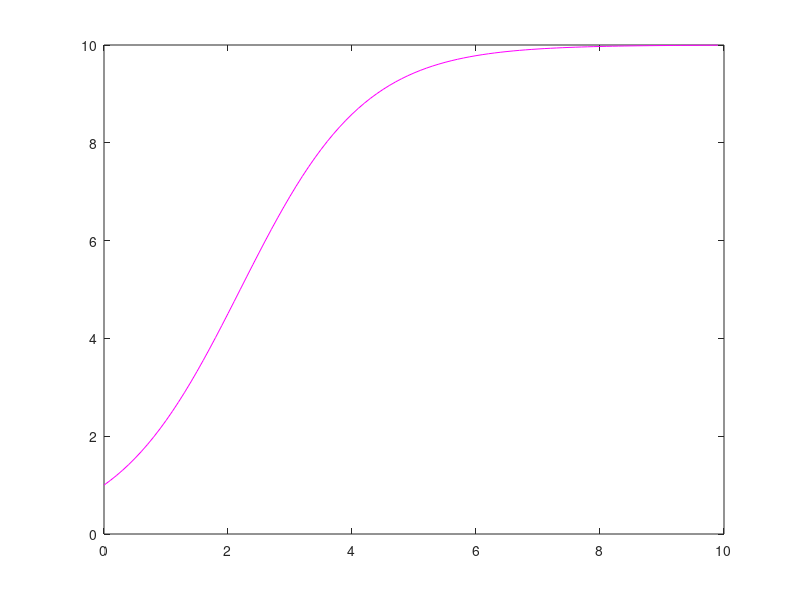

Write the MATLAB code that produced this figure. (Note: this script raises an error after producing the figure.)
%% Worksheet 1
% a) Use matlab to plot the function p(t) in a graph.

dt = 0.1;
t_end = 9.9;
t = 0:dt:t_end;
p = 10./(1+9.*exp(-t));

plot(t,p,'m-')
hold on
%% b)
%1)
diff_func = @(p)(1-(p/10))*p;
y0 = 1;
y = Euler(diff_func,y0,dt,t_end);

plot(t,y,'r-')
%2)
y = Heun(diff_func,y0,dt,t_end);
plot(t,y,'g-')

